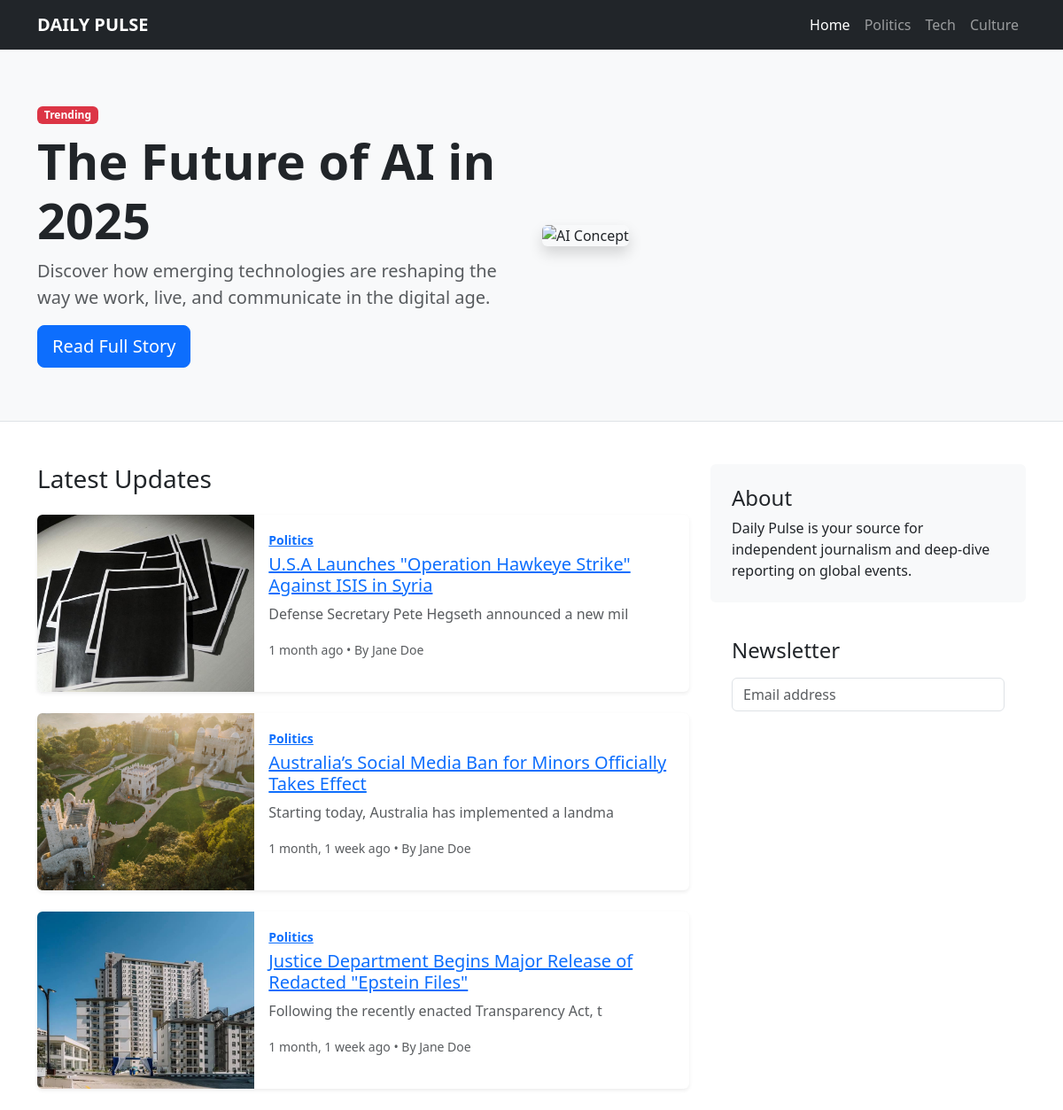
Page /category/Politics/ on the committed database.
### News/models.py (models this page shows, shortened)
class Artciels(models.Model):
    title = models.CharField(max_length=450)
    image  = models.ImageField(blank=True)
    description = models.TextField()
    date  = models.DateTimeField(auto_now_add=True)
    visble  = models.BooleanField(default=True)
    news_category = models.ForeignKey(Category,
                                      on_delete=models.SET_NULL,
                                        null=True)

class Category(models.Model):
    name = models.CharField(max_length=500)

### News/views.py (the view)
# urls.py: path('category/<str:category_name>/',category_blog, name="category_blog_url"),
def category_blog(request, category_name):
    articles = Artciels.objects.filter(news_category__name =
                                       category_name).order_by('-date')
    return render(request,'news.html',{'articles':articles})

### News/templates/news.html (shortened to what this page needs)
<!DOCTYPE html>
<html lang="en">
<head>
    <link href="https://cdn.jsdelivr.net/npm/bootstrap@5.3.0/dist/css/bootstrap.min.css" rel="stylesheet">
</head>
<body>
    <nav class="navbar navbar-expand-lg navbar-dark bg-dark sticky-top">
        <div class="container">
            <a class="navbar-brand fw-bold" href="#">DAILY PULSE</a>
            <div class="collapse navbar-collapse" id="navbarNav">
                <ul class="navbar-nav ms-auto">
                    <li class="nav-item"><a class="nav-link active" href="#">Home</a></li>
                    <li class="nav-item"><a class="nav-link" href="#">Politics</a></li>
                    <li class="nav-item"><a class="nav-link" href="#">Tech</a></li>
                    <li class="nav-item"><a class="nav-link" href="#">Culture</a></li>
                </ul>
            </div>
        </div>
    </nav>
    <header class="hero-section mb-5">
        <div class="container">
            <div class="row align-items-center">
                <div class="col-md-6">
                    <span class="badge bg-danger mb-2">Trending</span>
                    <h1 class="display-4 fw-bold">The Future of AI in 2025</h1>
                    <p class="lead text-muted">Discover how emerging technologies are reshaping the way we work, live, and communicate in the digital age.</p>
                    <a href="#" class="btn btn-primary btn-lg">Read Full Story</a>
                </div>
                <div class="col-md-6 mt-4 mt-md-0">
                    <img src="https://images.unsplash.com/photo-1677442136019-21780ecad995?auto=format&fit=crop&q=80&w=800" class="img-fluid rounded shadow" alt="AI Concept">
                </div>
            </div>
        </div>
    </header>
    <main class="container">
        <div class="row">
            <div class="col-lg-8">
                <h3 class="mb-4">Latest Updates</h3>
                {% for single  in articles %}
                <div class="card mb-4 border-0 shadow-sm news-card">
                    <div class="row g-0">
                        <div class="col-md-4">
                            <img src="{{single.image.url}}" class="img-fluid rounded-start" alt="News">
                        </div>
                        <div class="col-md-8">
                            <div class="card-body">
                                <a href="{% url 'category_blog_url' single.news_category.name %}"><small class="text-primary fw-bold">{{single.news_category.name}}</small></a>
                                <a href="{% url  'news_detail_url' single.title  %}"><h5 class="card-title mt-1">{{single.title}}</h5></a>
                                <p class="card-text text-muted">{{single.description|slice:50}}</p>
                                <p class="card-text"><small class="text-muted">{{single.date|timesince}} ago • By Jane Doe</small></p>
                            </div>
                        </div>
                    </div>
                </div>
                {% endfor %}
            </div>
            <aside class="col-lg-4">
                <div class="p-4 mb-3 bg-light rounded">
                    <h4>About</h4>
                    <p class="mb-0">Daily Pulse is your source for independent journalism and deep-dive reporting on global events.</p>
                </div>
                <div class="p-4">
                    <h4 class="mb-3">Newsletter</h4>
                    <form>
                        <div class="mb-3">
                            <input type="email" class="form-control" placeholder="Email address">
                        </div>

### News/templates/news.html (style rules this page uses)
.hero-section { background-color: #f8f9fa; padding: 60px 0; border-bottom: 1px solid #dee2e6; }
.news-card img { height: 200px; object-fit: cover; }

### rows in the picture
Artciels: image (picture), news_category.name "Politics", title "U.S.A Launches \"Operation Hawkeye Strike\" Against ISIS in Syria", description "Defense Secretary Pete Hegseth announced a new mil", date "1 month"
Artciels: image (picture), news_category.name "Politics", title "Australia’s Social Media Ban for Minors Officially Takes Effect", description "Starting today, Australia has implemented a landma", date "1 month, 1 week"
Artciels: image (picture), news_category.name "Politics", title "Justice Department Begins Major Release of Redacted \"Epstein Files\"", description "Following the recently enacted Transparency Act, t", date "1 month, 1 week"
